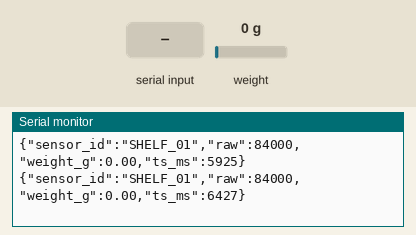
A sketch run on a simulated Raspberry Pi Pico. Parts: the last lines printed to the serial monitor. Wiring (inferred from the names in the program): HX711 load-cell converter: data GP16; SCK GP17. The test bench sets the inputs (shaded band); at power-on: weight on the scale 0 g.

Above: at 6.6 s.
6.7 s: "CALIB:90\n" received over Serial
At 7.8 s:
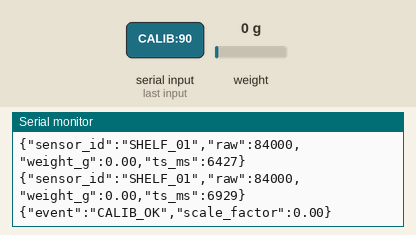
9.4 s: weight on the scale set to 100 g
At 9.9 s:
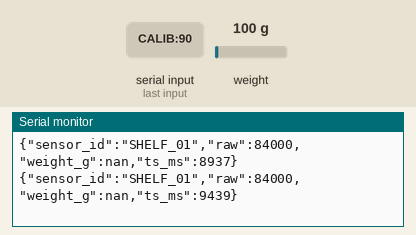
11.9 s: weight on the scale set to 1250 g
At 12.4 s:
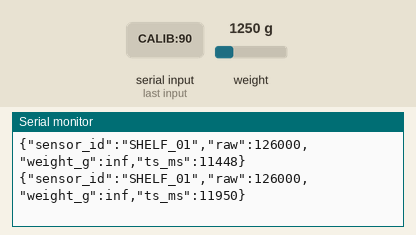

Measured:
- after the input at 6.7 s, the serial monitor: prints a new line after 0.73 s (image 1)

The sketch:

firmware_hx711_esp32.ino
```cpp
/*
  Autonomous Retail Smart Shelf - HX711 Firmware
  Target: ESP32 / Arduino / RP2040 / STM32

  Functions:
  1. Reads 24-bit ADC counts from HX711 load cell amplifier.
  2. Runs a 5-point median filter to reject electromagnetic transient spikes.
  3. Formats calibrated weight / raw telemetry as JSON lines over USB-Serial (115200 baud).
  4. Accepts remote serial commands from host:
     - "TARE"         -> Recalibrates zero baseline
     - "CALIB:<g>"    -> Computes calibration factor with placed reference weight
*/

#include <Arduino.h>

// Pin Definitions (Configure to match physical board wiring)
#define HX711_DOUT_PIN  16  // Data Out pin (DT)
#define HX711_SCK_PIN   17  // Power Down and Serial Clock pin (SCK)

// Calibration and Filtering Defaults
const char SENSOR_ID[] = "SHELF_01";
long zero_offset = 0;
float scale_factor = 420.0f; // Counts per gram (calibrated value)
const int MEDIAN_WINDOW = 5;

// Read 24-bit two's complement value from HX711
long readHX711Raw() {
  // Wait until DOUT goes LOW
  unsigned long start = millis();
  while (digitalRead(HX711_DOUT_PIN) == HIGH) {
    if (millis() - start > 100) return 0; // Timeout
  }

  unsigned long count = 0;
  for (int i = 0; i < 24; i++) {
    digitalWrite(HX711_SCK_PIN, HIGH);
    delayMicroseconds(1);
    count = (count << 1) | digitalRead(HX711_DOUT_PIN);
    digitalWrite(HX711_SCK_PIN, LOW);
    delayMicroseconds(1);
  }

  // 25th pulse for Channel A, 128 gain
  digitalWrite(HX711_SCK_PIN, HIGH);
  delayMicroseconds(1);
  digitalWrite(HX711_SCK_PIN, LOW);
  delayMicroseconds(1);

  // Sign extension for 24-bit two's complement
  if (count & 0x800000) {
    count |= 0xFF000000;
  }
  return (long)count;
}

// Simple 5-sample median filter
long getFilteredReading() {
  long samples[MEDIAN_WINDOW];
  for (int i = 0; i < MEDIAN_WINDOW; i++) {
    samples[i] = readHX711Raw();
    delay(2);
  }
  // Bubble sort to find median
  for (int i = 0; i < MEDIAN_WINDOW - 1; i++) {
    for (int j = i + 1; j < MEDIAN_WINDOW; j++) {
      if (samples[i] > samples[j]) {
        long tmp = samples[i];
        samples[i] = samples[j];
        samples[j] = tmp;
      }
    }
  }
  return samples[MEDIAN_WINDOW / 2];
}

void tare() {
  long sum = 0;
  for (int i = 0; i < 10; i++) {
    sum += getFilteredReading();
    delay(5);
  }
  zero_offset = sum / 10;
  Serial.print("{\"event\":\"TARE_OK\",\"sensor_id\":\"");
  Serial.print(SENSOR_ID);
  Serial.print("\",\"zero_offset\":");
  Serial.print(zero_offset);
  Serial.println("}");
}

void setup() {
  Serial.begin(115200);
  pinMode(HX711_DOUT_PIN, INPUT);
  pinMode(HX711_SCK_PIN, OUTPUT);
  digitalWrite(HX711_SCK_PIN, LOW);

  delay(500);
  tare(); // Automatic initial tare on boot
}

void loop() {
  // 1. Process host commands from Python
  if (Serial.available()) {
    String cmd = Serial.readStringUntil('\n');
    cmd.trim();
    if (cmd == "TARE") {
      tare();
    } else if (cmd.startsWith("CALIB:")) {
      float known_g = cmd.substring(6).toFloat();
      if (known_g > 0) {
        long current_raw = getFilteredReading();
        scale_factor = (float)(current_raw - zero_offset) / known_g;
        Serial.print("{\"event\":\"CALIB_OK\",\"scale_factor\":");
        Serial.print(scale_factor);
        Serial.println("}");
      }
    }
  }

  // 2. Sample and compute weight
  long raw_val = getFilteredReading();
  float weight_g = (float)(raw_val - zero_offset) / scale_factor;

  // 3. Emit structured JSON telemetry packet
  Serial.print("{\"sensor_id\":\"");
  Serial.print(SENSOR_ID);
  Serial.print("\",\"raw\":");
  Serial.print(raw_val);
  Serial.print(",\"weight_g\":");
  Serial.print(weight_g, 2);
  Serial.print(",\"ts_ms\":");
  Serial.print(millis());
  Serial.println("}");

  // Regulate sample rate (~30-50 Hz)
  delay(25);
}
```
